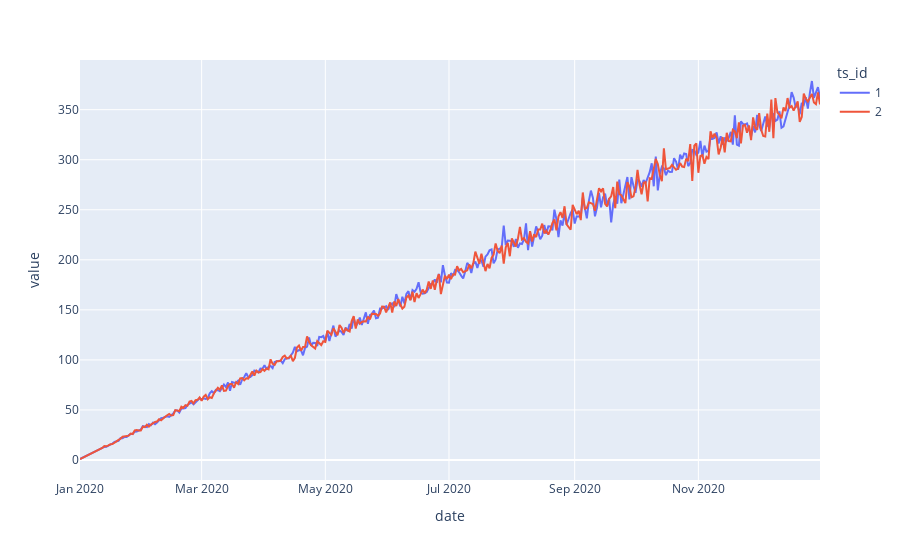

Notebook cell for this chart:
### Code cell
# check baseline - good, then, our model has to be even better
baseline_col = 'f_2_target_lag1'
target_col = 'target'

f = mape # choose evaluation metric

print(f'{f.__name__}, baseline: {f(df[target_col], df[baseline_col]):.3f}')

# everything looks fine, clear dependencies are visible for sample timeseries
px.line(df.set_index(idx_names).unstack(level=0).iloc[:, :2]['target'])

### Figure 1 — Plotly figure (JSON) as saved in the notebook; plotly's stock layout.template omitted (floating-point values rounded to 4 significant figures; data arrays with more than 128 entries replaced by an {"elided": "..."} marker saying what was removed)
{"data": [{"hovertemplate": "ts_id=1<br>date=%{x}<br>value=%{y}<extra></extra>", "legendgroup": "1", "line": {"color": "#636efa", "dash": "solid"}, "marker": {"symbol": "circle"}, "mode": "lines", "name": "1", "orientation": "v", "showlegend": true, "type": "scatter", "x": {"elided": "366 str values"}, "xaxis": "x", "y": {"elided": "366 float values"}, "yaxis": "y"}, {"hovertemplate": "ts_id=2<br>date=%{x}<br>value=%{y}<extra></extra>", "legendgroup": "2", "line": {"color": "#EF553B", "dash": "solid"}, "marker": {"symbol": "circle"}, "mode": "lines", "name": "2", "orientation": "v", "showlegend": true, "type": "scatter", "x": {"elided": "366 str values"}, "xaxis": "x", "y": {"elided": "366 float values"}, "yaxis": "y"}], "layout": {"legend": {"title": {"text": "ts_id"}, "tracegroupgap": 0}, "margin": {"t": 60}, "xaxis": {"anchor": "y", "domain": [0, 1], "title": {"text": "date"}}, "yaxis": {"anchor": "x", "domain": [0, 1], "title": {"text": "value"}}}}
